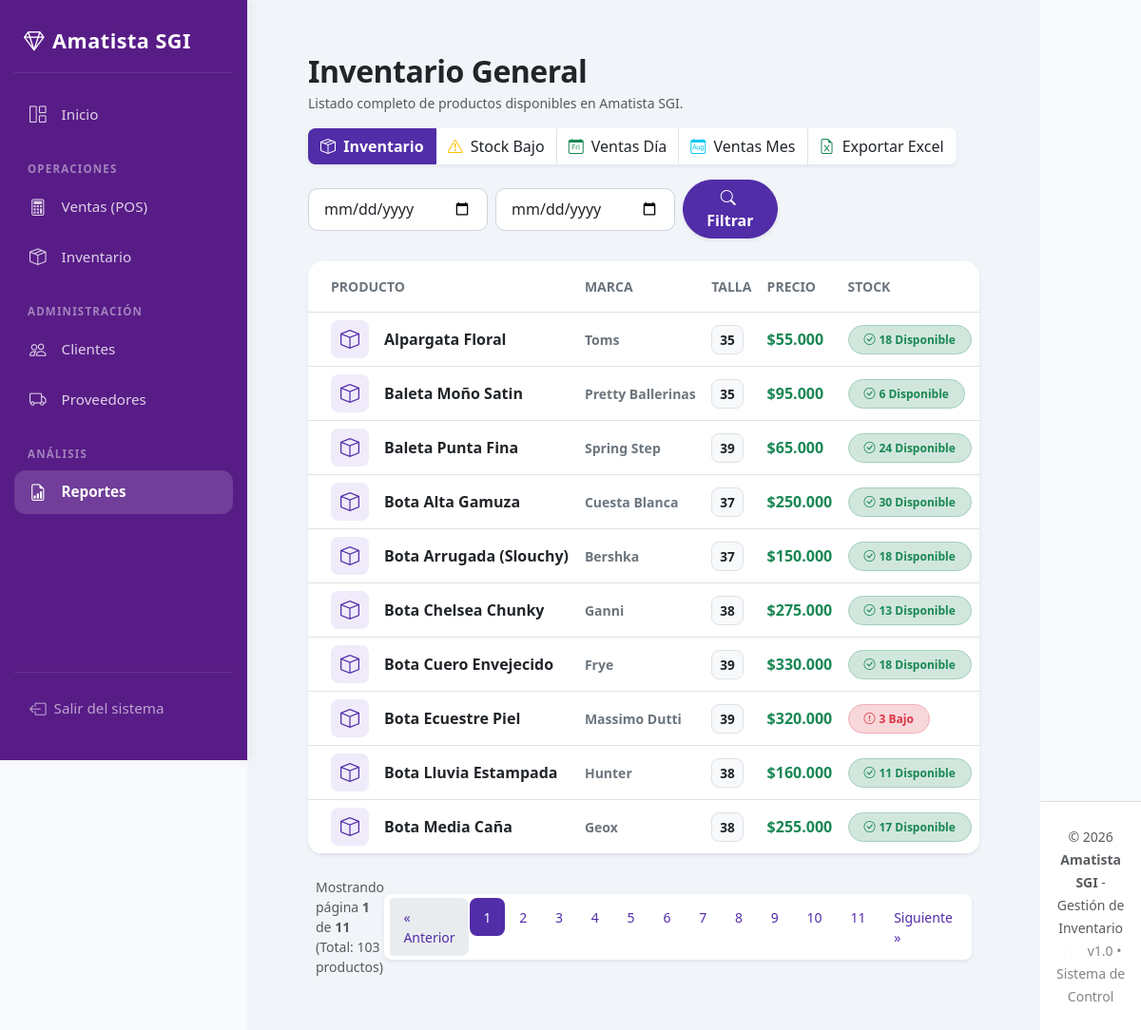
The page /modulos/reportes/inventario.php (signed in) on the database its author committed.
### tables this page shows
CREATE TABLE `productos` (
  `id` int NOT NULL AUTO_INCREMENT,
  `nombre` varchar(100) DEFAULT NULL,
  `marca` varchar(100) DEFAULT NULL,
  `talla` varchar(10) DEFAULT NULL,
  `color` varchar(50) DEFAULT NULL,
  `precio` decimal(10,2) DEFAULT NULL,
  `stock` int DEFAULT NULL,
  `estado` tinyint NOT NULL DEFAULT '1',
  `eliminado_por` int DEFAULT NULL,
  `eliminado_en` datetime DEFAULT NULL,
  `motivo_eliminacion` varchar(255) DEFAULT NULL,
  PRIMARY KEY (`id`),
  KEY `fk_productos_eliminado_por` (`eliminado_por`),
  CONSTRAINT `fk_productos_eliminado_por` FOREIGN KEY (`eliminado_por`) REFERENCES `usuarios` (`id`)
);

### modulos/reportes/inventario.php (the view, shortened to what this page needs)
<?php
include("../../conexion.php");
include("../../includes/header.php");
$por_pagina = 10;
$pagina_actual = isset($_GET['pagina']) ? (int)$_GET['pagina'] : 1;
$offset = ($pagina_actual - 1) * $por_pagina;
$query_conteo = "SELECT COUNT(*) as total FROM productos";
$res_conteo = mysqli_query($conexion, $query_conteo);
$fila_conteo = mysqli_fetch_assoc($res_conteo);
$total_registros = $fila_conteo['total'];
$total_paginas = ceil($total_registros / $por_pagina);
$productos = mysqli_query($conexion, "SELECT * FROM productos WHERE estado = 1 ORDER BY nombre ASC LIMIT $por_pagina OFFSET $offset");
?>
<div class="container-fluid px-4 py-3">
    <div class="d-flex justify-content-between align-items-center mb-3">
        <div>
            <h2 class="fw-bold mb-1 text-dark" style="letter-spacing: -0.5px;">Inventario General</h2>
            <p class="text-muted small mb-0">Listado completo de productos disponibles en Amatista SGI.</p>
        </div>
    </div>
    <div class="d-flex justify-content-between align-items-center mb-4 flex-wrap gap-3">
        <div class="btn-group shadow-sm rounded-3 overflow-hidden">
            <a href="inventario.php" class="btn btn-amatista-primary active">
                <i class="bi bi-box-seam me-1"></i> Inventario
            </a>
            <a href="stock_bajo.php" class="btn btn-white bg-white border-start text-dark">
                <i class="bi bi-exclamation-triangle text-warning me-1"></i> Stock Bajo
            </a>
            <a href="ventas_dia.php" class="btn btn-white bg-white border-start text-dark">
                <i class="bi bi-calendar-day text-success me-1"></i> Ventas Día
            </a>
            <a href="ventas_mes.php" class="btn btn-white bg-white border-start text-dark">
                <i class="bi bi-calendar-month text-info me-1"></i> Ventas Mes
            </a>
            <a href="exportar_excel.php" class="btn btn-white bg-white border-start text-dark">
                <i class="bi bi-file-earmark-excel text-success me-1"></i> Exportar Excel
            </a>
        </div>
        <form method="GET" action="ventas_filtro.php" class="d-flex gap-2 align-items-center">
            <input type="date" name="fecha_inicio" class="form-control form-control-custom" required>
            <input type="date" name="fecha_fin" class="form-control form-control-custom" required>
            <button type="submit" class="btn btn-amatista-primary rounded-pill px-4 shadow-sm">
                <i class="bi bi-search me-1"></i> Filtrar
            </button>
        </form>
    </div>
    <div class="card card-custom shadow-sm overflow-hidden mb-4">
        <div class="table-responsive">
            <table class="table align-middle mb-0 table-hover">
                <thead>
                    <tr class="table-custom-header border-bottom">
                        <th class="ps-4 py-3 border-0 small text-uppercase text-secondary">Producto</th>
                        <th class="py-3 border-0 small text-uppercase text-secondary">Marca</th>
                        <th class="py-3 border-0 small text-uppercase text-secondary">Talla</th>
                        <th class="py-3 border-0 small text-uppercase text-secondary">Precio</th>
                        <th class="py-3 border-0 small text-uppercase text-secondary">Stock</th>
                    </tr>
                </thead>
                <tbody>
                    <?php if (mysqli_num_rows($productos) > 0) { ?>
                        <?php while($p = mysqli_fetch_array($productos)){ ?>
                        <tr class="border-bottom">
                            <td class="ps-4">
                                <div class="d-flex align-items-center">
                                    <div class="rounded-3 d-flex align-items-center justify-content-center me-3" style="width: 40px; height: 40px; background-color: #f0ebfa !important; color: var(--primary-color) !important;">
                                        <i class="bi bi-box fs-5"></i>
                                    </div>
                                    <span class="fw-bold text-dark"><?php echo htmlspecialchars($p['nombre']); ?></span>
                                </div>
                            </td>
                            <td><span class="text-secondary small fw-semibold"><?php echo htmlspecialchars($p['marca']); ?></span></td>
                            <td><span class="badge bg-light text-dark border p-2 rounded-3" style="font-size: 0.85rem;"><?php echo htmlspecialchars($p['talla']); ?></span></td>
                            <td class="fw-bold text-success">$<?php echo number_format($p['precio'], 0, ",", "."); ?></td>
                            <td>
                                <?php if($p['stock'] <= 5){ ?>
                                    <span class="badge bg-danger-subtle text-danger border border-danger-subtle px-3 py-2 rounded-pill fw-bold">
                                        <i class="bi bi-exclamation-circle me-1"></i><?php echo $p['stock']; ?> Bajo
                                    </span>
                                <?php } else { ?>
                                    <span class="badge bg-success-subtle text-success border border-success-subtle px-3 py-2 rounded-pill fw-bold">
                                        <i class="bi bi-check-circle me-1"></i><?php echo $p['stock']; ?> Disponible
                                    </span>
                                <?php } ?>
                            </td>
                        </tr>
                        <?php } ?>
                    <?php } ?>
                </tbody>
            </table>
        </div>
    </div>
    <?php if($total_paginas > 1): ?>
        <div class="d-flex justify-content-between align-items-center px-2">
            <div class="text-muted small">
                Mostrando página <strong><?php echo $pagina_actual; ?></strong> de <strong><?php echo $total_paginas; ?></strong> (Total: <?php echo $total_registros; ?> productos)
            </div>
            <nav>
                <ul class="pagination pagination-sm mb-0 shadow-sm rounded-3 bg-white p-1">
                    <li class="page-item <?php echo ($pagina_actual <= 1) ? 'disabled' : ''; ?>">
                        <a class="page-link" href="?pagina=<?php echo $pagina_actual - 1; ?>">&laquo; Anterior</a>
                    </li>
                    <?php for($i = 1; $i <= $total_paginas; $i++): ?>
                        <li class="page-item <?php echo ($pagina_actual == $i) ? 'active' : ''; ?>">
                            <a class="page-link" href="?pagina=<?php echo $i; ?>"><?php echo $i; ?></a>
                        </li>
                    <?php endfor; ?>
                    <li class="page-item <?php echo ($pagina_actual >= $total_paginas) ? 'disabled' : ''; ?>">
                        <a class="page-link" href="?pagina=<?php echo $pagina_actual + 1; ?>">Siguiente &raquo;</a>
                    </li>
                </ul>
            </nav>
        </div>
    <?php endif; ?>
</div>
<?php include("../../includes/footer.php"); ?>

### includes/header.php (style rules this page uses)
:root { --sidebar-width: 260px; --amatista-primary: #581c87; --amatista-hover: rgba(255, 255, 255, 0.08); --amatista-active: rgba(255, 255, 255, 0.15); }
body { background-color: #f8fafc; margin: 0; display: flex; min-height: 100vh; font-family: 'Segoe UI', system-ui, -apple-system, sans-serif; }

### modulos/reportes/inventario.php (style rules this page uses)
:root { --primary-color: #512da8; --primary-hover: #432293; --bg-light-gray: #f8f9fa; --border-radius-card: 16px; }
.btn-amatista-primary { background-color: var(--primary-color) !important; border-color: var(--primary-color) !important; color: #ffffff !important; font-weight: 600; transition: all 0.2s ease; }
.card-custom { border-radius: var(--border-radius-card) !important; border: none !important; background-color: #ffffff; }
.form-control-custom { border-radius: 10px !important; border: 1px solid #ced4da !important; padding: 0.6rem 1rem; }
.table-custom-header { background-color: #f8f9fa !important; color: #495057; font-weight: 600; }
.pagination .page-link { color: var(--primary-color); border: none; padding: 0.6rem 0.9rem; margin: 0 2px; border-radius: 8px; }
.pagination .page-item.active .page-link { background-color: var(--primary-color) !important; color: #fff !important; }

### rows shown on the page
productos: nombre "Alpargata Floral", marca "Toms", talla "35", precio "55.000", stock "18"
productos: nombre "Baleta Moño Satin", marca "Pretty Ballerinas", talla "35", precio "95.000", stock "6"
productos: nombre "Baleta Punta Fina", marca "Spring Step", talla "39", precio "65.000", stock "24"
productos: nombre "Bota Alta Gamuza", marca "Cuesta Blanca", talla "37", precio "250.000", stock "30"
productos: nombre "Bota Arrugada (Slouchy)", marca "Bershka", talla "37", precio "150.000", stock "18"
productos: nombre "Bota Chelsea Chunky", marca "Ganni", talla "38", precio "275.000", stock "13"
productos: nombre "Bota Cuero Envejecido", marca "Frye", talla "39", precio "330.000", stock "18"
productos: nombre "Bota Ecuestre Piel", marca "Massimo Dutti", talla "39", precio "320.000", stock "3"
productos: nombre "Bota Lluvia Estampada", marca "Hunter", talla "38", precio "160.000", stock "11"
productos: nombre "Bota Media Caña", marca "Geox", talla "38", precio "255.000", stock "17"

### other values the page prints
$pagina_actual "1"
$total_paginas "11"
$total_registros "103"
